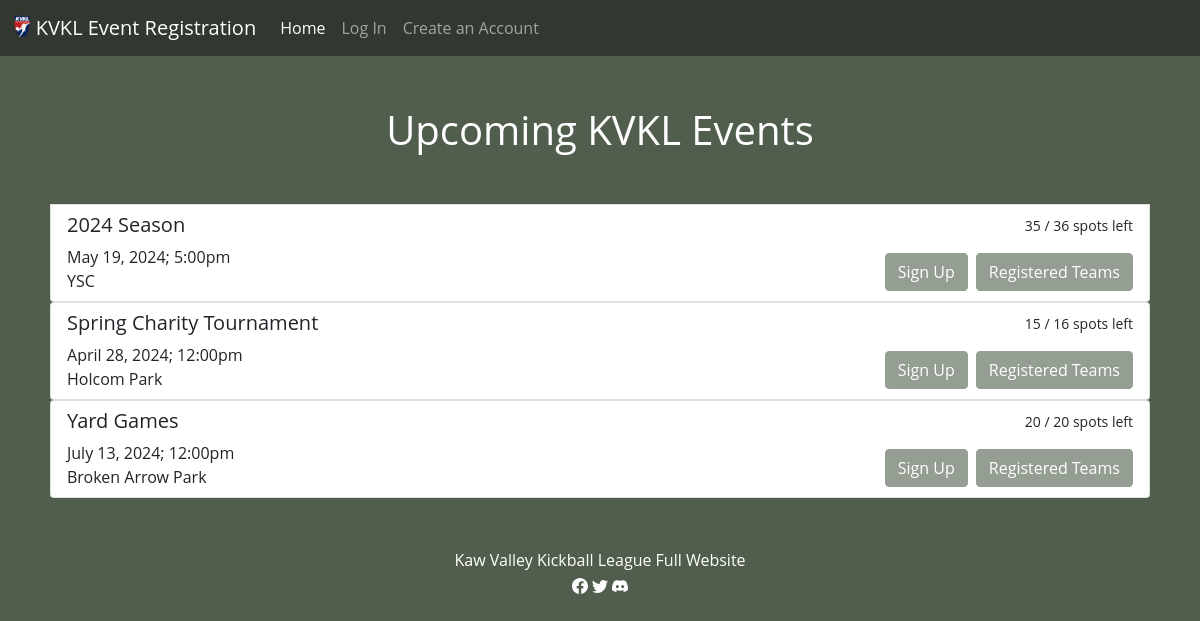
The page / on the database its author committed.
### app/models/event.py (models this page shows, shortened)
class Event(db.Model):
    __tablename__ = 'events'
    __table_args__ = {'extend_existing': True}
    id = Column(Integer, primary_key=True, autoincrement=True)
    event_name = Column(String, nullable=False)
    month = Column(String, nullable=False)
    day = Column(Integer, nullable=False)
    year = Column(String, nullable=False)
    time = Column(String, nullable=False)
    location = Column(String, nullable=False)
    number_teams = Column(Integer, nullable=False)
    spots_available = Column(Integer, nullable=False)
    teams = relationship('Team', back_populates='event')

### app/main/routes.py (the view)
@bp.route("/", methods=["GET"])
def index():
    events = []
    error = None
    try:
        events = Event.query.all()
        for event in events:
            for team in event.teams:
                    try:
                        team.players = team.get_roster(db.session)
                    except Exception as e:
                         print(f"An error occured: {e}")
                         error = "An error occured while getting team rosters"
                         db.session.rollback()
    except Exception as e:
        print(f"An error occurred: {e}")
        error = "An error occured while getting events"
        db.session.rollback()
    if error:
        flash(error, 'error')
    return render_template("index.html", events=events)

### app/auth/routes.py (called while the page is built)
@bp.before_app_request
def load_logged_in_user():
    user_id = session.get('user_id')
    if user_id is None:
        g.user = None
    else:
        g.user = Account.get_user_by_id(db.session, user_id)

### app/models/team.py (called while the page is built)
    def get_roster(self, session):
        from .account import Account
        from .player import Player
        roster = (
            session.query(Account.first_name, Account.last_name, Player.player_id, Player.captain)
            .join(Player, Player.player_id == Account.id)
            .filter(Player.team_id == self.id)
            .all()
        )
        return roster

### app/templates/index.html (shortened to what this page needs)
{% extends "layout.html" %} {% block title %} Home {% endblock %} {% block main
%}
<h1 class="page-title">Upcoming KVKL Events</h1>
<div class="homepage">
  {% for event in events %}
  <div class="list-group list-group-item container">
    <div class="row">
      <div class="col">
        <h5>{{ event.event_name }}</h5>
        <div>
          {{ event.month }} {{ event.day }}, {{ event.year }}; {{ event.time }}
        </div>
        <div>{{ event.location }}</div>
      </div>
      <div class="col text-end">
        <small
          >{{ event.spots_available }} / {{ event.number_teams }}
          spots left</small
        >
        <div class="d-flex w-100 justify-content-end mt-3">
          <div class="me-2">
            <button
              type="button"
              class="btn btn-kvkl"
              data-bs-toggle="modal"
              data-bs-target="#modal{{event.id}}"
            >
              Sign Up
            </button>
          </div>
          <div>
            <button
              type="button"
              value="{{ event.id }}"
              name="event_id"
              class="btn btn-kvkl"
              data-bs-toggle="collapse"
              data-bs-target="#collapse{{event.id}}"
              aria-expanded="false"
              aria-controls="collapseExample"
            >
              Registered Teams
            </button>
          </div>
        </div>
      </div>
    </div>
  </div>
   {% endfor %}
</div>
{% endblock %}

### app/templates/layout.html (shortened to what this page needs)
<!DOCTYPE html>
<html lang="en">
  <head>
    <link
      href="https://cdn.jsdelivr.net/npm/bootstrap@5.1.3/dist/css/bootstrap.min.css"
      rel="stylesheet"
    />
    <link href="/static/styles.css" rel="stylesheet" type="text/css" />
  </head>
  <body>
    <nav class="navbar navbar-expand-lg navbar-dark">
      <div class="container-fluid">
        <a class="navbar-brand" href="/"
          ><img
            src="/static/kvkl-logo.gif"
            alt="logo"
            width="auto"
            height="24"
            class="d-inline-block align-text-top"
          />
          KVKL Event Registration</a
        >
        <div class="collapse navbar-collapse" id="navbarNavAltMarkup">
          <div class="navbar-nav">
            <a
              class="nav-link active"
              aria-current="page"
              href="{{ url_for('main.index') }}"
              >Home</a
            >
            {% if session["user_id"] %}
            <a class="nav-link" href="{{ url_for('user.profile') }}">Profile</a>
            <a class="nav-link" href="{{ url_for('teams.player_register') }}"
              >Join a Team</a
            >
            <a class="nav-link" href="{{ url_for('teams.team_register') }}"
              >Register a Team</a
            >
            <a class="nav-link" href="{{ url_for('auth.logout') }}">Sign Out</a>
            {% else %}
            <a class="nav-link" href="{{ url_for('auth.login') }}">Log In</a>
            <a class="nav-link" href="{{ url_for('auth.register') }}"
              >Create an Account</a
            >
            {% endif %}
          </div>
        </div>
      </div>
    </nav>
    <main>
         {% block main %}{% endblock %}
    </main>
    <footer class="text-center text-white mt-5">
      <div>
        <a class="footer" href="https://kawvalleykickball.com"
          >Kaw Valley Kickball League Full Website</a
        >
      </div>
      <a class="footer" href="https://www.facebook.com/KawValleyKickballLeague/"
        ></a>
      <a class="footer" href="https://twitter.com/KVKL"
        ></a>
      <a class="footer" href="https://discord.gg/kqvm6BCvDr"
        ></a>
    </footer>
  </body>
</html>

### app/static/styles.css (style rules this page uses)
body { font-family: Open Sans,Arial,sans-serif; background-color: #515e4e; color: white; }
a.footer { all: unset; }
div.homepage { margin-bottom: 50px; padding-left: 50px; padding-right: 50px; }
h1.page-title { text-align: center; margin-top: 50px; margin-bottom: 50px; }
.navbar { background-color: #30382f; }
div.modal-header, div.modal-body, div.collapse { color: black; }
.btn-kvkl { background-color: #959e93; border-color: #959e93; color: white; }

### rows shown on the page
Event: event_name "2024 Season", month "May", day "19", year "2024", time "5:00pm", location "YSC", spots_available "35", number_teams "36", {{ event.id }} 1 (drawn)
Event: event_name "Spring Charity Tournament", month "April", day "28", year "2024", time "12:00pm", location "Holcom Park", spots_available "15", number_teams "16", {{ event.id }} 2 (drawn)
Event: event_name "Yard Games", month "July", day "13", year "2024", time "12:00pm", location "Broken Arrow Park", spots_available "20", number_teams "20", {{ event.id }} 3 (drawn)
